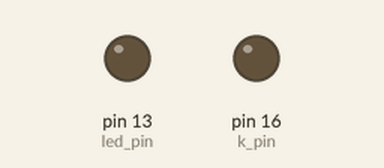
Recording of a sketch running on a simulated Arduino Uno, built with avr-gcc and run on an emulated ATmega328P. Parts: output pins drawn as LEDs (lit = HIGH).

Above: at 1.5 s.
At 3.5 s:
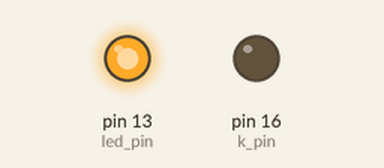
Timing chart, 0 to 5.2 s (numbered marks = the images above):
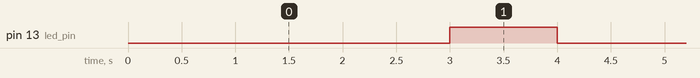

Measured:
- by itself, pin 13 (led_pin): alternates HIGH for 1.0 s and LOW for 3.0 s

The sketch:

BlinkRGB.ino
```cpp
/*
  BlinkRGB
  Turns on each color of an RGB LED on for one second, then off for one second, repeatedly.
  The LED legs are connected directly to the pins described driven with internal pullups to 3.3V.
 */

// Pin 13 has an LED connected on most Arduino boards.
// Pin 11 has the LED on Teensy 2.0
// Pin 6  has the LED on Teensy++ 2.0
// Pin 13 has the LED on Teensy 3.0 / LC
// give it a name:
const int led_pin = 13;
// rgb led with common cathode (k)
const int b_pin = 14;
const int g_pin = 15;
const int k_pin = 16;
const int r_pin = 17;

// the setup routine runs once when you press reset:
void setup() {
  // initialize the digital pin as an output.
  pinMode(led_pin, OUTPUT);
  // setup rgb LED to be off and common
  digitalWrite(r_pin, LOW);
  digitalWrite(g_pin, LOW);
  digitalWrite(b_pin, LOW);
  digitalWrite(k_pin, LOW);
  pinMode(r_pin, INPUT);
  pinMode(g_pin, INPUT);
  pinMode(b_pin, INPUT);
  pinMode(k_pin, OUTPUT);
}

// the loop routine runs over and over again forever:
void loop() {
  digitalWrite(led_pin, LOW);   // turn the LED on (HIGH is the voltage level)
  pinMode(r_pin, INPUT_PULLUP);
  delay(1000);               // wait for a second
  pinMode(r_pin, INPUT);
  pinMode(g_pin, INPUT_PULLUP);
  delay(1000);
  pinMode(g_pin, INPUT);
  pinMode(b_pin, INPUT_PULLUP);
  delay(1000);
  pinMode(b_pin, INPUT);
  digitalWrite(led_pin, HIGH);    // turn the LED off by making the voltage LOW
  delay(1000);               // wait for a second
}
```
